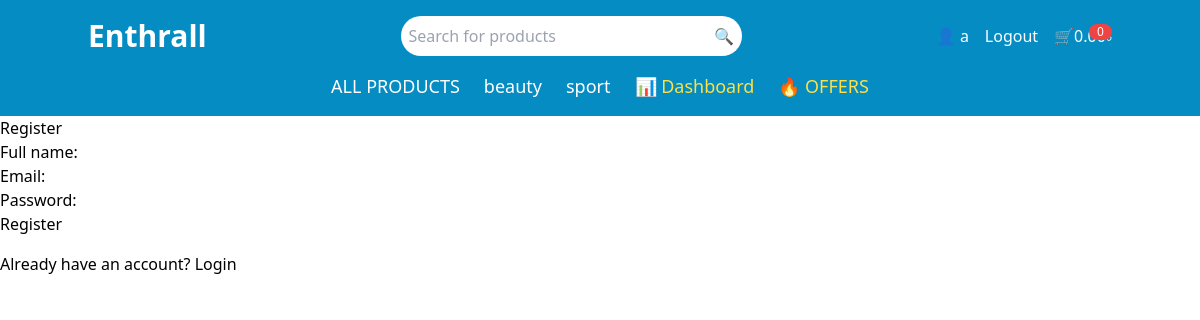
Page /accounts/register/ (signed in) on the committed database.
### accounts/models.py (models this page shows, shortened)
class User(AbstractBaseUser, PermissionsMixin):
    full_name = models.CharField(max_length=255, null=False, blank=False)
    email = models.EmailField(unique=True, null=False, blank=False)
    is_active = models.BooleanField(default=True)
    is_staff = models.BooleanField(default=False)
    is_superuser = models.BooleanField(default=False)
    objects = UserManager()
    USERNAME_FIELD = 'email'
    REQUIRED_FIELDS = ['full_name']

### shop/models.py (models this page shows, shortened)
class Category(models.Model):
    name = models.CharField(max_length=255, unique=True)
    image = models.ImageField(upload_to='categories/', blank=True, null=True)
    is_show = models.BooleanField(default=False)

### accounts/views.py (the view)
# urls.py: path('register/', register, name='register'),
def register(request):
    if request.method == "POST":
        form = UserRegistrationForm(request.POST)
        if form.is_valid():
            user = form.save(commit=False)
            user.set_password(form.cleaned_data["password"])
            user.is_active = True  # নিশ্চিত করুন ইউজার অ্যাক্টিভ
            user.save()
            messages.success(request, "Registration successful! You can now log in.")
            return redirect('accounts:login')
    else:
        form = UserRegistrationForm()
    return render(request, 'registration/register.html', {'form': form})

### accounts/forms.py
class UserRegistrationForm(forms.ModelForm):
    password = forms.CharField(widget=forms.PasswordInput)
    class Meta:
        model = User
        fields = ['full_name', 'email', 'password']

### shop/context_processors.py (called while the page is built)
def categories_processor(request):
    categories = Category.objects.filter(is_show=True)
    return {'categories': categories}

### templates/registration/register.html (shortened to what this page needs)
{% block content %}
<script src="https://cdn.tailwindcss.com"></script>
{% include 'shop/header.html' %}
<h2>Register</h2>
<form method="POST">
    {{ form.as_p }}
    <button type="submit">Register</button>
</form>
<p>Already have an account? <a href="{% url 'accounts:login' %}">Login</a></p>
{% endblock %}

### templates/shop/header.html (shortened to what this page needs)
{% load static %}
<header class="bg-blue-600 p-4 text-white" style="background-color: rgb(4, 140, 195);">
    <div class="container mx-auto flex justify-between items-center">
        <div class="text-3xl font-bold">
            <a href="">
                <span class="text-white">Enthrall</span>
            </a>
        </div>
        <div class="relative w-1/3">
            <input type="text" placeholder="Search for products"
                class="w-full p-2 rounded-full text-black border-none focus:outline-none">
            <button class="absolute right-2 top-2 text-gray-500">
                🔍
            </button>
        </div>
        <div class="flex items-center space-x-4">
            {% if request.user.is_authenticated %}
                <span>👤 {{ request.user.full_name }}</span>
                <a href="{% url 'accounts:logout' %}" class="hover:text-gray-300">Logout</a>
            {% else %}
                <a href="{% url 'accounts:login' %}" class="flex items-center space-x-2 hover:text-gray-300">
                    👤 <span>LOGIN / REGISTER</span>
                </a>
            {% endif %}
            <a href="" class="flex items-center space-x-2 relative">
                🛒 <span>0.00৳</span>
                <span class="absolute top-0 right-0 bg-red-500 text-white text-xs px-2 rounded-full">0</span>
            </a>
        </div>
    </div>
    <nav class="mt-4">
        <ul class="flex justify-center space-x-6 text-lg">
            <li><a href="{% url 'shop:product_list' %}" class="hover:underline">ALL PRODUCTS</a></li>
            {% for category in categories %}
                <li><a href="{% url 'shop:product_list' %}?category={{ category.name }}" class="hover:underline">{{ category.name }}</a></li>
            {% endfor %}
            {% if request.user.is_superuser %}
                <li><a href="{% url 'shop:dashboard' %}" class="text-yellow-300 hover:underline">📊 Dashboard</a></li>
            {% endif %}
            <li><a href="" class="text-yellow-300 hover:underline">🔥 OFFERS</a></li>
        </ul>
    </nav>
</header>

### rows in the picture
User: user.full_name "a"
Category: name "beauty"
Category: name "sport"
